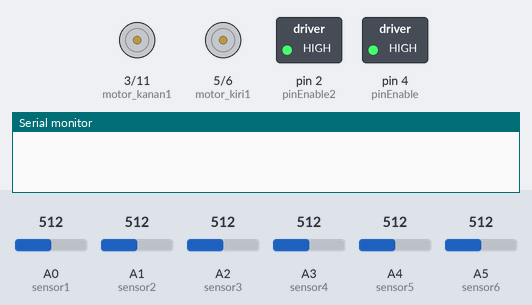
Recording of a sketch running on a simulated Arduino Uno, built with avr-gcc and run on an emulated ATmega328P. Shown: motor-driver pin pairs drawn as motors (green arrow = first pin HIGH = forward, orange = second pin HIGH = backward, longer = more drive), switched loads named in the sketch (green lamp = pin HIGH), the last lines printed to the serial monitor. Inputs (shaded band) come from the test bench; at power-on: A0 (sensor1) = 512, A1 (sensor2) = 512, A2 (sensor3) = 512, A3 (sensor4) = 512, A4 (sensor5) = 512, A5 (sensor6) = 512.

Above: at 1.2 s.
1.3 s: A0 (sensor1) set to 37
2.8 s: A0 (sensor1) set to 30
At 3.6 s:
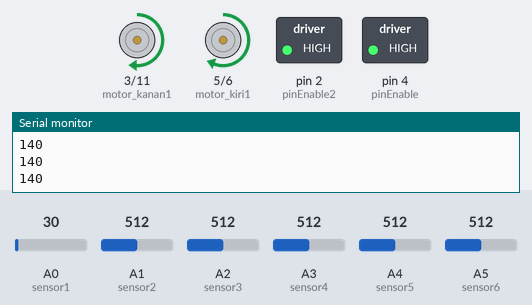
Timing chart, 0 to 5.8 s (numbered marks = the images above; inputs shaded):
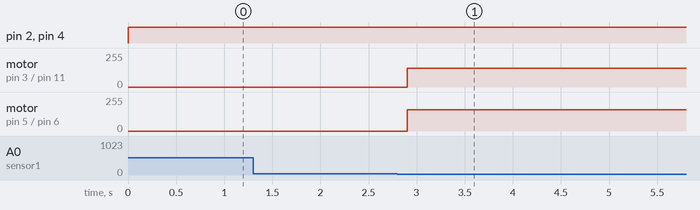

Measured:
- the behaviour switches between 34 and 33 on A0 (sensor1) (found by bisection; images 0 and 1)
- after the input at 1.3 s, every drawn part: stays the same
- after the input at 2.8 s, motor on pin 3 (motor_kanan1) / pin 11 (motor_kanan2): stopped → forward 140/255 after 0.10 s; motor on pin 5 (motor_kiri1) / pin 6 (motor_kiri2): stopped → forward 160/255 after 0.10 s

The sketch:

modul_4_sistem_kendali_pid_kasus_p.ino
```cpp
// Modul Praktikum 3 Sistem Kendali kasus P
// Nama Tim : OverPower
// Nama Anggota 1 : Nur Cahya Utama 6702190046
// Nama Anggota 2 : Aditya Firmansyah H 6702190043

//Deklarasi Pin sensor analog
int sensor1 = A0;
int sensor2 = A1;
int sensor3 = A2;
int sensor4 = A3;
int sensor5 = A4;
int sensor6 = A5;
int baca_sensor[6];

//Variable bantuan untuk menyimpan data
int LastError;
int error ;
int kecepatanMotorKanan, kecepatanMotorKiri, kecepatansetPoint = 150, moveControl;

//pin penggerak Motor
int pinEnable = 4; //Pin 1&2 harus HIGH
int pinEnable2 = 2; //Pin 3&4 harus HIGH

//pin Motorkiri
int motor_kiri1 = 5; //input motor driver
int motor_kiri2 = 6; //input motor driver

//pin Motorkanan
int motor_kanan1 = 3;
int motor_kanan2 = 11;

void setup(){
//Sensor Photodiode sebagai INPUT
pinMode(sensor1, INPUT);
pinMode(sensor2, INPUT);
pinMode(sensor3, INPUT);
pinMode(sensor4, INPUT);
pinMode(sensor5, INPUT);
pinMode(sensor6, INPUT);

  //Motor sebagai OUTPUT
pinMode(pinEnable, OUTPUT);
pinMode(pinEnable2, OUTPUT);
pinMode(motor_kiri1, OUTPUT);
pinMode(motor_kiri2, OUTPUT);
pinMode(motor_kanan1, OUTPUT);
pinMode(motor_kanan2, OUTPUT);
Serial.begin(9600);
}
//Membaca sinyal analog dari sensor
void readsensor(){
   baca_sensor[0] = analogRead(sensor1);
  baca_sensor[1] = analogRead(sensor2);
    baca_sensor[2] = analogRead(sensor3);
    baca_sensor[3] = analogRead(sensor4);
    baca_sensor[4] = analogRead(sensor5);
    baca_sensor[5] = analogRead(sensor6);
  // Menampilkan Data sensor 1-6
  // Formatting tampilkan sensor
  /*
  for(int i=0; i<=5; i++){

    Serial.print("\nSensor ");
    Serial.print(i+1);
    Serial.print(" = ");
    Serial.print(baca_sensor[i]);
    delay(500);
  }
  Serial.print("\n"); */
}
void follow_line(int LastError) {
  int kp = 5, ki = 0, kd = 0;
  //int rate = error - LastError;
  //LastError = error;
  moveControl = kp*LastError;
  kecepatanMotorKanan = kecepatansetPoint + moveControl;
  kecepatanMotorKiri = kecepatansetPoint - moveControl;

  //Serial.print ("\nerror : ");
  //Serial.println (error);
  //delay(500);
  //Serial.print ("\nrate : ");
  //Serial.println (rate);
  //delay(500);
  //Serial.print ("\nKecepatan Motor Kanan : ");
  Serial.println (kecepatanMotorKanan);
  delay(100);
  //Serial.print ("\nKecepatan Motor Kiri : ");
  //Serial.println (kecepatanMotorKiri);
  //delay(100);

  digitalWrite(pinEnable, HIGH);
  analogWrite(motor_kiri1,kecepatanMotorKiri);
  analogWrite(motor_kiri2,0);
  digitalWrite(pinEnable2, HIGH);
  analogWrite(motor_kanan1,kecepatanMotorKanan);
  analogWrite(motor_kanan2,0);
}
void loop(){
  readsensor();

  //kondisi 1 sensor 1 dan 2 mendeteksi gelap
  if(baca_sensor[0] < 34 && baca_sensor[1] < 34 &&
     baca_sensor[2] > 34 && baca_sensor[3] > 34 &&
     baca_sensor[4] > 34 && baca_sensor[5] > 34)
  {
    LastError=-2;
    follow_line(LastError);
  }

  // Kondisi 2 sensor 2 dan 3 mendeteksi gelap
  if(baca_sensor[0] > 34 && baca_sensor[1] < 34  &&
     baca_sensor[2] < 34 && baca_sensor[3] > 34  &&
     baca_sensor[4] > 34 && baca_sensor[5] > 34)
  {
    LastError=-1;
    follow_line(LastError);

  }

  //kondisi 3 sensor 3 dan 4 mendeteksi gelap
 if(baca_sensor[0] > 34 && baca_sensor[1] > 34  &&
     baca_sensor[2] < 34 && baca_sensor[3] < 34  &&
     baca_sensor[4] > 34 && baca_sensor[5] > 34)
  {
   LastError=0;
   follow_line(LastError);
  }

  //kondisi 4 sensor 4 dan 5 mendeteksi gelap
  if(baca_sensor[0] > 34 && baca_sensor[1] > 34  &&
     baca_sensor[2] > 34 && baca_sensor[3] < 34  &&
     baca_sensor[4] < 34 && baca_sensor[5] > 34)
  {
    LastError=1;
    follow_line(LastError);
  }


  //kondisi 5 sensor 5 dan 6 mendeteksi gelap
  if(baca_sensor[0] > 34 && baca_sensor[1] > 34  &&
     baca_sensor[2] > 34 && baca_sensor[3] > 34  &&
     baca_sensor[4] < 34 && baca_sensor[5] < 34)
  {
    LastError=2;
    follow_line(LastError);
  }


  //Kondisi 6 Semua sensor terang
  if(baca_sensor[0] > 34 && baca_sensor[1] > 34  &&
     baca_sensor[2] > 34 && baca_sensor[3] > 34  &&
     baca_sensor[4] > 34 && baca_sensor[5] > 34)
  {
  digitalWrite(pinEnable, HIGH);
    //analogWrite(pin,value 0-255)
    analogWrite(motor_kiri1,0);
    analogWrite(motor_kiri2,0);

    digitalWrite(pinEnable2, HIGH);
    analogWrite(motor_kanan1,0);
    analogWrite(motor_kanan2,0);
    //Serial.println("Robot keluar lintasan");
    //delay(500);

  }
  //Kondisi Sensor 1 mendeteksi gelap
  else if(baca_sensor[0] < 34 && baca_sensor[1] > 34  &&
     baca_sensor[2] > 34 && baca_sensor[3] > 34  &&
     baca_sensor[4] > 34 && baca_sensor[5] > 34)
  {
  baca_sensor[1] = baca_sensor[0];
  LastError = -2;
  follow_line(LastError);
  showError();


  }
   //Kondisi Sensor 2 mendeteksi gelap
  else if(baca_sensor[0] > 34 && baca_sensor[1] < 34  &&
     baca_sensor[2] > 34 && baca_sensor[3] > 34  &&
     baca_sensor[4] > 34 && baca_sensor[5] > 34)
  {
  baca_sensor[2] = baca_sensor[1];
  LastError = -1;
  follow_line(LastError);
  showError();


  }
  //Kondisi Sensor 3 mendeteksi gelap
  else if(baca_sensor[0] > 34 && baca_sensor[1] > 34  &&
     baca_sensor[2] < 34 && baca_sensor[3] > 34  &&
     baca_sensor[4] > 34 && baca_sensor[5] > 34)
  {
  baca_sensor[3] = baca_sensor[2];
  LastError = 0;
  follow_line(LastError);
  showError();
  }
  //Kondisi Sensor 4 mendeteksi gelap
  else if(baca_sensor[0] > 34 && baca_sensor[1] > 34  &&
     baca_sensor[2] > 34 && baca_sensor[3] < 34  &&
     baca_sensor[4] > 34 && baca_sensor[5] > 34)
  {
  baca_sensor[2] = baca_sensor[3];
  LastError = 0;
  follow_line(LastError);
  showError();
  }
  //Kondisi Sensor 5 mendeteksi gelap
  else if(baca_sensor[0] > 34 && baca_sensor[1] > 34  &&
     baca_sensor[2] > 34 && baca_sensor[3] > 34  &&
     baca_sensor[4] < 34 && baca_sensor[5] > 34)
  {
  baca_sensor[3] = baca_sensor[4];
  LastError = 1;
  follow_line(LastError);
  showError();
  }
  //Kondisi Sensor 6 mendeteksi gelap
  else if(baca_sensor[0] > 34 && baca_sensor[1] > 34  &&
     baca_sensor[2] > 34 && baca_sensor[3] > 34  &&
     baca_sensor[4] > 34 && baca_sensor[5] < 34)
  {
  baca_sensor[4] = baca_sensor[5];
  LastError = 2;
  follow_line(LastError);
  showError();
  }
}
void showError(){
  //Serial.print("\nError : ");
  //Serial.println(LastError);
  LastError = 0;
}
```
